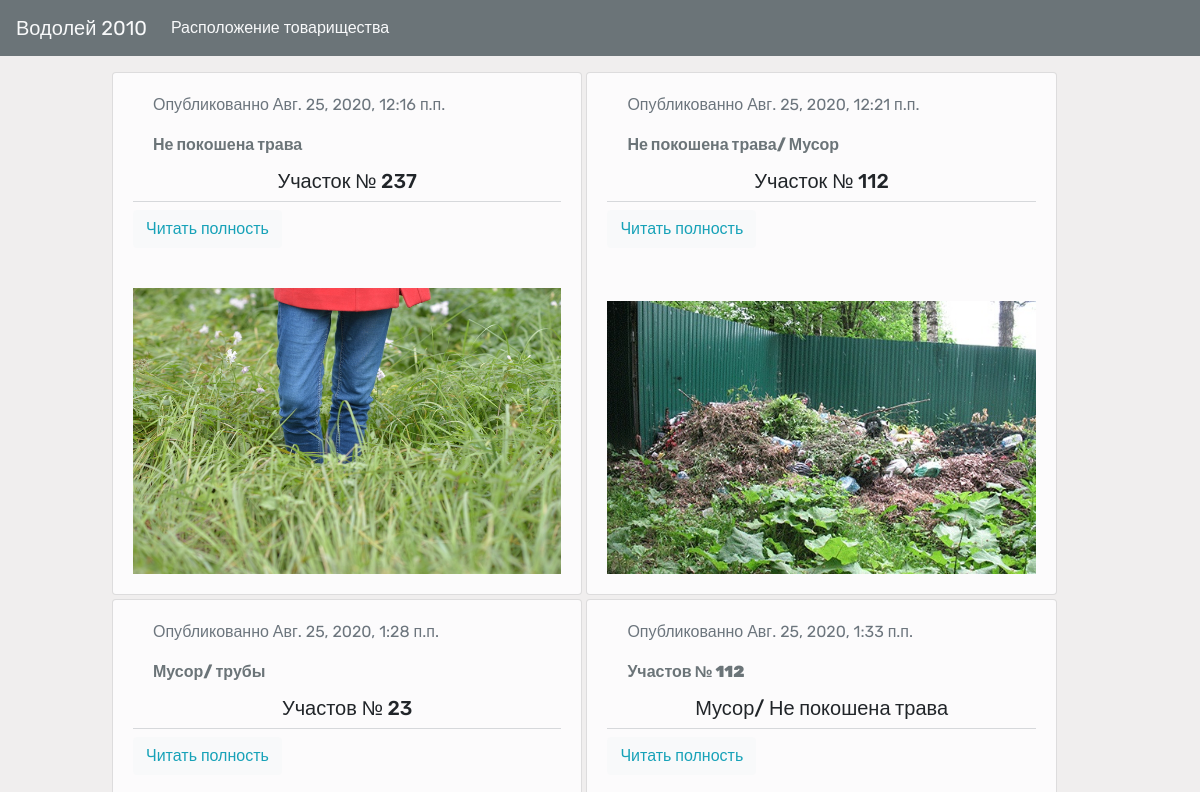
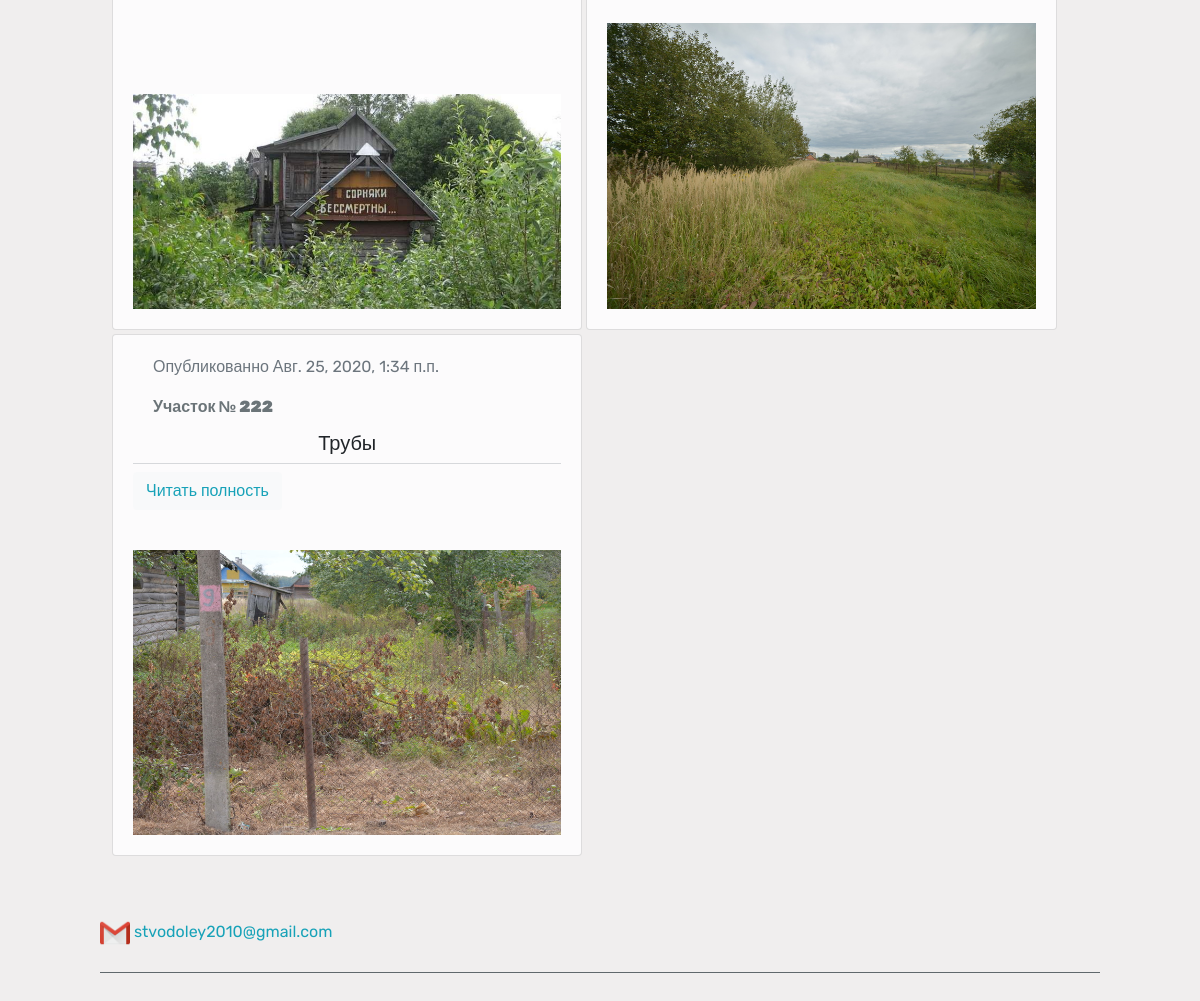
/shames, run on the app's committed database (2 pictures, top to bottom).
### village/models.py (models this page shows, shortened)
class ДоскаПозора(models.Model):
    title = models.CharField(max_length=250)
    slug = models.SlugField(max_length=250,
                            default='')
    body = models.TextField()
    publish = models.DateTimeField(default=timezone.now)
    photo1 = models.ImageField("Изображение1",
                               upload_to="media_shame",
                               null="True",
                               blank="True")
    photo2 = models.ImageField("Изображение2",
                               upload_to="media_shame",
                               null="True",
                               blank="True")
    photo3 = models.ImageField("Изображение3",
                               upload_to="media_shame",
                               null="True",
                               blank="True")
    def get_absolute_url(self):
        return reverse('village:about_shame',
                       args=[self.publish.year,
                             self.publish.month,
                             self.slug])

### village/views.py (the view)
# urls.py: path('shames', views.shames, name='shames'),
def shames(request):
    shames = models.ДоскаПозора.objects.all()
    return render(request,
                  'includes/shames.html',
                  {'shames': shames}, )

### village/templates/includes/shames.html (shortened to what this page needs)
{% extends 'base.html' %}
{% block content %}
<div class="shames">
  {% for shame in shames %}
<div class="card">
  <div class="card-body">
      <p class="text-secondary">Опубликованно {{shame.publish}}</p>
    <p class="card-title">{{shame.title}}</p>
    <h5 class="card-text">{{shame.body}}</h5>
<hr class="my-2 alert-secondary" >
  <a href="{{shame.get_absolute_url}}" class="btn btn-light text-info">Читать полность</a>
    </div>
   <img class="card-img-top" src="{{shame.photo1.url}}" alt="Card image cap">
</div>
{% endfor %}
</div>
{% endblock %}

### village/static/village.css (style rules this page uses)
body { font-family: 'Rubik', sans-serif; background-color: #f0eeee; margin-top: 50px; padding: 10px 100px; }
p, h6 { text-indent: 20px; }
a { text-decoration: none; }
.text-info { position: relative; text-decoration: none !important; }
.text-info:after { content:''; display: block; background-color: #6b7478; border-radius: 50%; width: 0; height: 2px; position: absolute; bottom: 0; left:0; transition-duration: 1.5s; opacity: 0; }
.card-title { color: #6b7478; font-weight: 900; }
.card-img-top { padding: 20px; width: 100%; }
.card { background-color: #fcfbfc; margin: 2px; }
.shames { display: flex; flex-wrap:wrap; margin: 10px; }
h5 { text-align: center; }
@media (min-width: 991px) { .shames .card { width: 48%; } }

### data on the page
ДоскаПозора: publish "Авг. 25, 2020, 12:16 п.п.", title "Не покошена трава", body "Участок № 237", photo1 (picture)
ДоскаПозора: publish "Авг. 25, 2020, 12:21 п.п.", title "Не покошена трава/ Мусор", body "Участок № 112", photo1 (picture)
ДоскаПозора: publish "Авг. 25, 2020, 1:28 п.п.", title "Мусор/ трубы", body "Участов № 23", photo1 (picture)
ДоскаПозора: publish "Авг. 25, 2020, 1:33 п.п.", title "Участов № 112", body "Мусор/ Не покошена трава", photo1 (picture)
ДоскаПозора: publish "Авг. 25, 2020, 1:34 п.п.", title "Участок № 222", body "Трубы", photo1 (picture)
